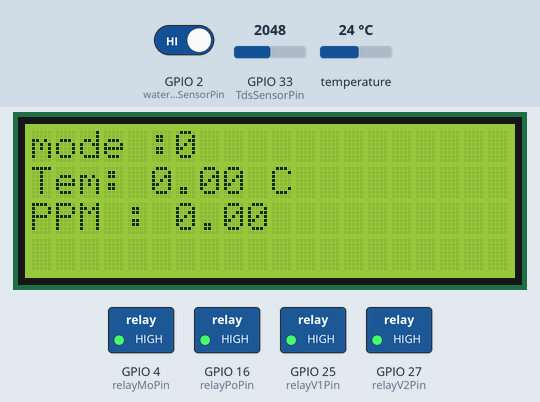
Bench run of a sketch on a simulated ESP32. Parts: 20×4 character LCD, switched loads named in the sketch (green lamp = pin HIGH). The inputs (shaded band) are chosen by the test bench; at power-on: GPIO 2 (waterLevelSensorPin) HIGH, temperature 24 °C, GPIO 33 (TdsSensorPin) = 2048. WiFi joins after 1.5 s; servers stay silent unless stated; uploads are accepted with an empty reply; random numbers use the default seed unless the sketch sets one; not simulated (calls return 0 or success): secrets.h; what the sketch prints to the serial monitor is not drawn.

Above: at 2.0 s.
At 3.0 s:
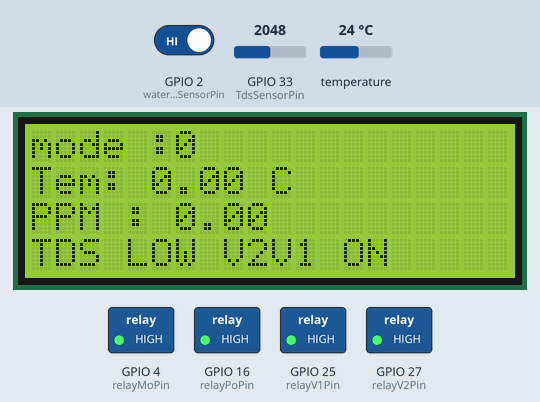
3.1 s: GPIO 2 (waterLevelSensorPin) driven LOW
At 13.8 s:
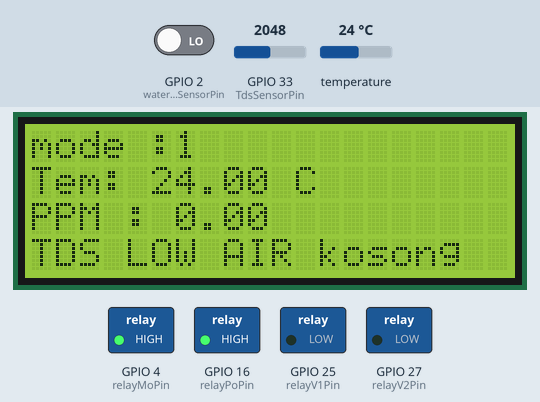
14.2 s: GPIO 2 (waterLevelSensorPin) driven HIGH
At 33.65 s:
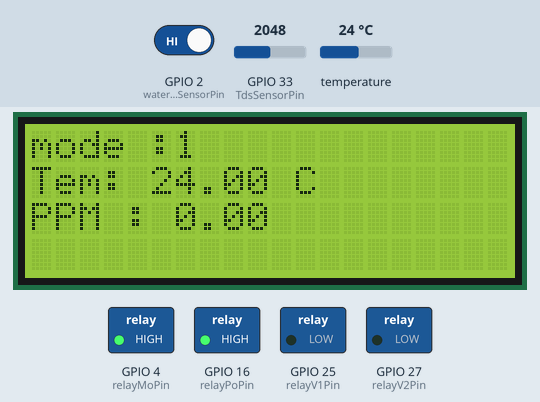
39.0 s: temperature set to 1 °C
At 45.6 s:
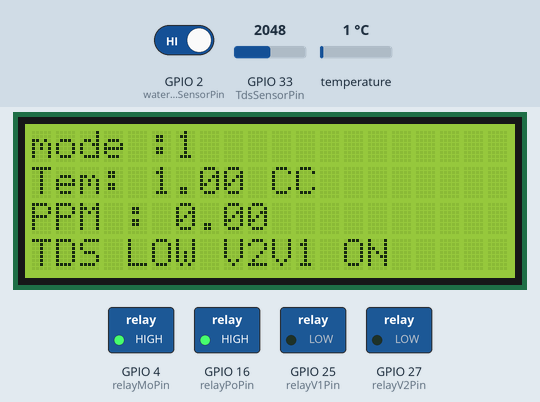
Timing chart, 0 to 47.1 s (numbered marks = the images above; inputs shaded):
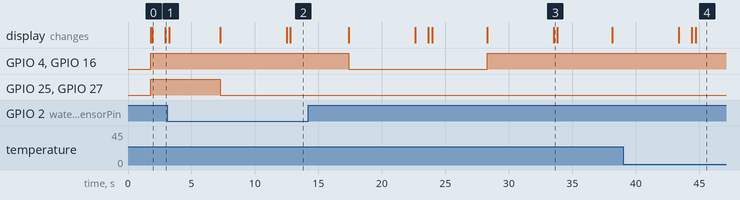

The sketch:

code_fix.ino
```cpp
#include <Wire.h>
#include <LiquidCrystal_I2C.h>
#include <OneWire.h>
#include <WiFi.h>
#include <WiFiClient.h>
#include <elapsedMillis.h>
#include <WiFi.h>
#include "secrets.h"
#include "ThingSpeak.h"
#include <BlynkSimpleEsp32.h>
#include <HTTPClient.h>

//Blynk Library
#define BLYNK_TEMPLATE_ID "TMPL6-qMxfxcM"
#define BLYNK_TEMPLATE_NAME "test"
#define BLYNK_AUTH_TOKEN "PVQxyBwaW3gc8BxYJNjgZX_FtsGtDOU8"
int mod = 0;

//set IP
const char *serverIP = "192.168.1.103";
const int serverPort = 80;


// Configuration lcd
LiquidCrystal_I2C lcd (0x27, 20, 4);

// Component pins
const int waterLevelSensorPin = 2;  // default 2 // ESP32
//int flow1 = 36;
//int flow2 = 13;
const int relayV1Pin = 25;  // ESP32
const int relayV2Pin = 27;  // ESP32
const int relayPoPin = 16;  // ESP32
const int relayMoPin = 4;   // ESP32


// Confiration DS18B20 Sensor
OneWire ds(15);  // ESP32
float celsius;

// Kebutuhan PPM
int kebutuhanPPM[] = {
  0, 20, 40, 60, 80, 100, 120, 140, 160, 180, 200,
  220, 240, 260, 280, 300, 320, 340, 360, 380, 400, 420
};

// Variable flow sensors
//volatile long pulse1;
//float volume1;
//unsigned long lastPulseTime1 = 0;       // Waktu terakhir pulse bertambah
//const unsigned long resetTime1 = 2000;  // Waktu dalam milidetik (2 detik)

//volatile long pulse2;
//float volume2;
//unsigned long lastPulseTime2 = 0;       // Waktu terakhir pulse bertambah
//const unsigned long resetTime2 = 2000;  // Waktu dalam milidetik (2 detik)


#define TdsSensorPin 33  // ESP32
#define VREF 3.3
#define SCOUNT 30

int analogBuffer[SCOUNT];
int analogBufferTemp[SCOUNT];
int analogBufferIndex = 0;
int copyIndex = 0;
int waterLevelSensorValue;

float averageVoltage = 0;
float tdsValue = 0;
float temperature = 25;

elapsedMillis LCDMillis;
unsigned long LCDInter = 2000;

elapsedMillis ReadSensorMillis;
unsigned long RDSensorInter = 1000;


// TDS Sensor
// median filtering algorithm
int getMedianNum(int bArray[], int iFilterLen) {
  int bTab[iFilterLen];
  for (byte i = 0; i < iFilterLen; i++)
    bTab[i] = bArray[i];
  int i, j, bTemp;
  for (j = 0; j < iFilterLen - 1; j++) {
    for (i = 0; i < iFilterLen - j - 1; i++) {
      if (bTab[i] > bTab[i + 1]) {
        bTemp = bTab[i];
        bTab[i] = bTab[i + 1];
        bTab[i + 1] = bTemp;
      }
    }
  }
  if ((iFilterLen & 1) > 0) {
    bTemp = bTab[(iFilterLen - 1) / 2];
  } else {
    bTemp = (bTab[iFilterLen / 2] + bTab[iFilterLen / 2 - 1]) / 2;
  }
  return bTemp;
}

//------------thingspeak and Blynk----- //
char auth[] = BLYNK_AUTH_TOKEN; // BLYNK token
char ssid[] = SECRET_SSID;  // your network SSID (name)
char pass[] = SECRET_PASS;  // your network password
//BlynkTimer timer; // Set Time
//WidgetLED led1(V0); // Datastream V0
WidgetLCD lcd1(V1); // Data Stream V1
int keyIndex = 0;           // your network key Index number (needed only for WEP)
WiFiClient client;

unsigned long myChannelNumber = SECRET_CH_ID;
const char* myWriteAPIKey = SECRET_WRITE_APIKEY;

// Initialize our values
int number1 = 0;
int number2 = random(0, 100);
int number3 = random(0, 100);
int number4 = random(0, 100);
String myStatus = "";

elapsedMillis sendMillis;
unsigned long sendInter = 10000;

void sendiot() {

  // Connect or reconnect to WiFi
  // set the fields with the values
  ThingSpeak.setField(1, tdsValue);
  ThingSpeak.setField(2, celsius);
   ThingSpeak.setField(3, mod);
  // ThingSpeak.setField(4, );

  // if(number1 > number2){
  //   myStatus = String("field1 is greater than field2");
  // }
  // else if(number1 < number2){
  //   myStatus = String("field1 is less than field2");
  // }
  // else{
  //   myStatus = String("field1 equals field2");
  // }

  // set the status
  ThingSpeak.setStatus(myStatus);

  // write to the ThingSpeak channel
  int x = ThingSpeak.writeFields(myChannelNumber, myWriteAPIKey);
  if (x == 200) {
    Serial.println("Channel update successful.");
  } else {
    Serial.println("Problem updating channel. HTTP error code " + String(x));
  }

  // change the values
  number1++;
  if (number1 > 99) {
    number1 = 0;
  }
  number2 = random(0, 100);
  number3 = random(0, 100);
  number4 = random(0, 100);
}


void intWifi() {

  while (!Serial) {
    ;  // wait for serial port to connect. Needed for Leonardo native USB port only
  }

  WiFi.mode(WIFI_STA);
  ThingSpeak.begin(client);  // Initialize ThingSpeak

  if (WiFi.status() != WL_CONNECTED) {
    Serial.print("Attempting to connect to SSID: ");
    Serial.println(SECRET_SSID);
    while (WiFi.status() != WL_CONNECTED) {
      WiFi.begin(ssid, pass);  // Connect to WPA/WPA2 network. Change this line if using open or WEP network
      Serial.print(".");
      delay(5000);
    }
    Serial.println("\nConnected.");
  }
}


void tdsSensor() {
  static unsigned long analogSampleTimepoint = millis();
  if (millis() - analogSampleTimepoint > 40U) {
    analogSampleTimepoint = millis();
    analogBuffer[analogBufferIndex] = analogRead(TdsSensorPin);
    analogBufferIndex++;
    if (analogBufferIndex == SCOUNT) {
      analogBufferIndex = 0;
    }
  }

  static unsigned long printTimepoint = millis();
  if (millis() - printTimepoint > 800U) {
    printTimepoint = millis();
    for (copyIndex = 0; copyIndex < SCOUNT; copyIndex++) {
      analogBufferTemp[copyIndex] = analogBuffer[copyIndex];

      // read the analog value more stable by the median filtering algorithm, and convert to voltage value
      averageVoltage = getMedianNum(analogBufferTemp, SCOUNT) * (float)VREF / 4096.0;

      //temperature compensation formula: fFinalResult(25^C) = fFinalResult(current)/(1.0+0.02*(fTP-25.0));
      float compensationCoefficient = 1.0 + 0.02 * (temperature - 25.0);
      //temperature compensation
      float compensationVoltage = averageVoltage / compensationCoefficient;

      //convert voltage value to tds value
      tdsValue = (133.42 * compensationVoltage * compensationVoltage * compensationVoltage - 255.86 * compensationVoltage * compensationVoltage + 857.39 * compensationVoltage) * 0.5;

      //Serial.print("voltage:");
      //Serial.print(averageVoltage,2);
      //Serial.print("V   ");
      // Serial.print("TDS Value:");
      // Serial.print(tdsValue, 0);
      // Serial.println(" ppm");
      // lcd.setCursor(0, 1);
      // lcd.print("PPM : " + String(tdsValue));

      //Blynk.virtualWrite(V1, tdsValue);
    }
  }
}

// DS (Temperature) Sensor
void dsSensor(void) {
  byte i;
  byte present = 0;
  byte type_s;
  byte data[12];
  byte addr[8];

  if (!ds.search(addr)) {
    ds.reset_search();
    delay(250);
    return;
  }

  if (OneWire::crc8(addr, 7) != addr[7]) {
    Serial.println("CRC is not valid!");
    return;
  }
  Serial.println();

  // the first ROM byte indicates which chip
  switch (addr[0]) {
    case 0x10:
      type_s = 1;
      break;
    case 0x28:
      type_s = 0;
      break;
    case 0x22:
      type_s = 0;
      break;
    default:
      lcd.clear();
      lcd.setCursor(0, 1);
      lcd.print("Not Found");
      delay(2000);
      lcd.clear();
      Serial.println("Device is not a DS18x20 family device.");
      return;
  }

  ds.reset();
  ds.select(addr);
  ds.write(0x44, 1);  // start conversion, with parasite power on at the end
  delay(1000);
  present = ds.reset();
  ds.select(addr);
  ds.write(0xBE);  // Read Scratchpad

  for (i = 0; i < 9; i++) {
    data[i] = ds.read();
  }

  // Convert the data to actual temperature
  int16_t raw = (data[1] << 8) | data[0];
  if (type_s) {
    raw = raw << 3;  // 9 bit resolution default
    if (data[7] == 0x10) {
      raw = (raw & 0xFFF0) + 12 - data[6];
    }
  } else {
    byte cfg = (data[4] & 0x60);
    if (cfg == 0x00) raw = raw & ~7;       // 9 bit resolution, 93.75 ms
    else if (cfg == 0x20) raw = raw & ~3;  // 10 bit res, 187.5 ms
    else if (cfg == 0x40) raw = raw & ~1;  // 11 bit res, 375 ms
  }
  celsius = (float)raw / 16.0;
  // Serial.print("Temperature = ");
  // Serial.print(celsius);
  // Serial.print(" Celsius ");
  // lcd.setCursor(0, 0);
  // lcd.print("SUHU: " + String(celsius) + " C");
}
//void volFlow1() {
  //volume1 = 2.66 * pulse1;
  // Serial.println("ML air = " + String(volume1) + "ML");
  // Serial.println("pulse  = " + String(pulse1));
  //if (millis() - lastPulseTime1 >= resetTime1) {
    //pulse1 = 0;  // Reset nilai pulse menjadi 0
    //Serial.println("pulse direset");
  //}
//}
//void volFlow2() {
  //volume2 = 2.66 * pulse2;
  // Serial.println("ML air = " + String(volume2) + "ML");
  // Serial.println("pulse  = " + String(pulse2));

  // Cek apakah pulse tidak bertambah dalam 2 detik terakhir
  //if (millis() - lastPulseTime2 >= resetTime2) {
    //pulse2 = 0;  // Reset nilai pulse menjadi 0
    //Serial.println("pulse direset");
  //}
//}

//void increase1() {
  //pulse1++;
  //lastPulseTime1 = millis();  // Perbarui waktu terakhir pulse bertambah
  // digitalWrite(relayV1Pin, LOW);
  // digitalWrite(relayV2Pin, LOW);

  //if (pulse1 == 19) {
    //digitalWrite(relayV1Pin, HIGH);
    //digitalWrite(relayV2Pin, HIGH);
  //}

  // Cek apakah pulse tidak bertambah dalam 2 detik terakhir

  // if (pulse1 == 225){
  //   pulse1 = 0;


  //   //19    = 50   ML
  //   //225   = 600  ML
  //   //1879  = 5000 ML
  // }
//}

//void increase2() {
  //pulse2++;
  //lastPulseTime2 = millis();  // Perbarui waktu terakhir pulse bertambah
  // digitalWrite(relayPoPin, LOW);
  //if (pulse2 >= 1879) {
    //digitalWrite(relayPoPin, HIGH);
    //Serial.print("MATI");
    ////mode = 0;
  //}


  // if (pulse2 == 1879){
  //   pulse2 = 0;


  //   //19    = 19   ML
  //   //225   = 600  ML
  //   //1879  = 5000 ML
  // }
//}

void sendDataToServer() {

  // Membuat URL untuk HTTP POST
  String url = "http://" + String(serverIP) + ":" + String(serverPort) + "/kirim/insert_data.php";

  // Menyiapkan data untuk dikirim
  String postData = "&tds=" + String(tdsValue) + "&temp_hidro=" + String(celsius);

  // Membuat objek HTTPClient
  HTTPClient http;

  // Mengirim data ke server
  http.begin(url);
  http.addHeader("Content-Type", "application/x-www-form-urlencoded");
  int httpResponseCode = http.POST(postData);

  // Menampilkan hasil respons server
  Serial.print("HTTP Response code: ");
  Serial.println(httpResponseCode);

  // Menutup koneksi
  http.end();


}


void setup() {
  Serial.begin(115200);
  Blynk.begin(auth, ssid, pass); // begin the Blynk
  //timer.setInterval(1000L, LiquidLevelCheck);
  intWifi();

  pinMode(TdsSensorPin, INPUT);
  pinMode(waterLevelSensorPin, INPUT_PULLUP);
  //pinMode(flow1, INPUT);
  //pinMode(flow2, INPUT);

  pinMode(relayV1Pin, OUTPUT);
  pinMode(relayV2Pin, OUTPUT);
  pinMode(relayPoPin, OUTPUT);
  pinMode(relayMoPin, OUTPUT);


  // Relay Low

  digitalWrite(relayV1Pin, HIGH);
  digitalWrite(relayV2Pin, HIGH);
  digitalWrite(relayPoPin, HIGH);
  digitalWrite(relayMoPin, HIGH);

  //attachInterrupt(digitalPinToInterrupt(flow1), increase1, RISING);
  //attachInterrupt(digitalPinToInterrupt(flow2), increase2, RISING);


  lcd.begin();
  lcd.backlight();
}

void print1() {

  lcd.setCursor(0, 0);
  lcd.print("mode :");
  lcd.setCursor(6,0);
  lcd.print(mod);


  lcd.setCursor(0, 1);
  lcd.print("Tem: " + String(celsius) + " C");
  Blynk.virtualWrite(V4, celsius);
  lcd.setCursor(0, 2);
  lcd.print("PPM : " + String(tdsValue));
  Blynk.virtualWrite(V3, tdsValue);
}

// void print2() {

//   lcd.setCursor(0, 0);
//   lcd.print("Air: Kosong|MOD NUT");

//   lcd.setCursor(0, 1);
//   lcd.print("Air " + String(volume1) + "ML");

//   lcd.setCursor(0, 2);
//   lcd.print("nutrisi" + String(volume2) + " mL/s");

//   lcd.setCursor(0, 3);
//   lcd.print("PPM : " + String(tdsValue));
// }


void loop() {

  Blynk.run(); // Running Blynk
  //timer.run();
  int waterLevelSensorValue = digitalRead(waterLevelSensorPin);
  print1() ;
  //print2() ;
  if (ReadSensorMillis >= RDSensorInter) {
    tdsSensor();
    dsSensor();
    ReadSensorMillis = 0;
  }

  if (tdsValue <= 100 && waterLevelSensorValue == HIGH && celsius <= 29) {
    mod = 1;
    Serial.println("mode 1 tds LOW");
    Serial.println("ralayV2V1 menyala");
    lcd.setCursor(0, 3);
    lcd.print("TDS LOW V2V1 ON");
    lcd1.print(0,0, "KONDISI");
    lcd1.print(0,1,"TDS LOW V2V1 ON" );
    delay(300);
    print1();
  }
  if (waterLevelSensorValue == LOW && tdsValue >= 100 && celsius <= 29) {
    mod = 2;
    Serial.println("mode 2 waterlvl LOW");
    Serial.println("relay pompa menyaka");
    lcd.setCursor(0, 3);
    lcd.print("AIR KOSONG POM ON");
    lcd1.print(0,0, "KONDISI");
    lcd1.print(0,1,"AIR KOSONG POM ON" );
    delay(300);
  }
  if (waterLevelSensorValue == LOW && tdsValue <= 100 && celsius <= 29) {
    mod = 3;
    Serial.println("mode 3 tds,water lvl LOW ");
    Serial.println("semua relay menyala");
    lcd.setCursor(0, 3);
    lcd.print("TDS LOW AIR kosong ");
    lcd1.print(0,0, "KONDISI");
    lcd1.print(0,1,"TDS LOW AIR kosong " );
    delay(300);
  }
  if (waterLevelSensorValue == HIGH && tdsValue >= 100 && celsius <= 29) {
    mod = 4;
    Serial.println("mode 4 semua normal ");
    Serial.println("semua relay mati");
    lcd.setCursor(0, 3);
    lcd.print("semua normal");
    lcd1.print(0,0, "KONDISI");
    lcd1.print(0,1,"semua normal" );
    delay(300);
  }

  else{

  }

  if (sendMillis >= sendInter) {
    sendiot();
    sendMillis = 0;
  }

  //delay (15000);
  Serial.print("TDS Value:");
  Serial.print(tdsValue, 0);
  Serial.println(" ppm");
  Serial.println();
  delay(2000);
  Serial.print("Temperature = ");
  Serial.print(celsius);
  Serial.print(" Celsius ");
  Serial.println();
  delay(2000);
  //Serial.println("ML air 1 = " + String(volume1) + "ML");
  //Serial.println("pulse  = " + String(pulse1));
  //Serial.println();
  // delay(2000);
  //Serial.println("ML air 2 = " + String(volume2) + "ML");
  //Serial.println("pulse  = " + String(pulse2));
  //Serial.println();
  //delay(1000);

  switch (mod) {
    case 1:
      lcd.clear();
      lcd1.clear();
      digitalWrite(relayV1Pin, LOW);
      digitalWrite(relayV2Pin, LOW);
      digitalWrite(relayPoPin, HIGH);
      digitalWrite(relayMoPin, HIGH);
      //volFlow1();
      delay(5000);
      //lcd.clear();
      // digitalWrite(relayV1Pin, HIGH);
      // digitalWrite(relayV2Pin, HIGH);
      // digitalWrite(relayPoPin, HIGH);
      // digitalWrite(relayMoPin, HIGH);
      break;
    case 2:
      lcd.clear();
      lcd1.clear();
      digitalWrite(relayPoPin, LOW);
      digitalWrite(relayMoPin, LOW);
      digitalWrite(relayV1Pin, HIGH);
      digitalWrite(relayV2Pin, HIGH);
      //volFlow2();
      delay(5000);
      //lcd.clear();

      // digitalWrite(relayV1Pin, HIGH);
      // digitalWrite(relayV2Pin, HIGH);
      // digitalWrite(relayPoPin, HIGH);
      // digitalWrite(relayMoPin, HIGH);

      break;
    case 3:

      lcd.clear();
      lcd1.clear();
      digitalWrite(relayV1Pin, LOW);
      digitalWrite(relayV2Pin, LOW);
      digitalWrite(relayPoPin, LOW);
      digitalWrite(relayMoPin, LOW);
      //volFlow1();
      //volFlow2();
      delay(5000);
      //lcd.clear();
      // digitalWrite(relayV1Pin, HIGH);
      // digitalWrite(relayV2Pin, HIGH);
      // digitalWrite(relayPoPin, HIGH);
      // digitalWrite(relayMoPin, HIGH);
      break;

    case 4:
      lcd.clear();
      lcd1.clear();
      digitalWrite(relayV1Pin, HIGH);
      digitalWrite(relayV2Pin, HIGH);
      digitalWrite(relayPoPin, HIGH);
      digitalWrite(relayMoPin, HIGH);
      //lcd.clear();
      break;

    default:

      break;
  }
   sendDataToServer();
}
```

Measured:
- what the display in image 0 shows lasts 1.0 s, from 1.9 s to 2.9 s
